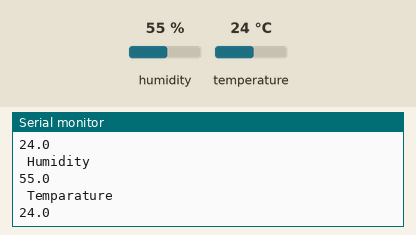
A sketch run on a simulated Arduino Mega 2560, built with avr-gcc and run on an emulated ATmega2560. On the bench: the last lines printed to the serial monitor. The test bench sets the inputs (shaded band); at power-on: humidity 55 %, temperature 24 °C.

Above: at 1.4 s.
1.5 s: humidity set to 22 %
At 2.4 s:
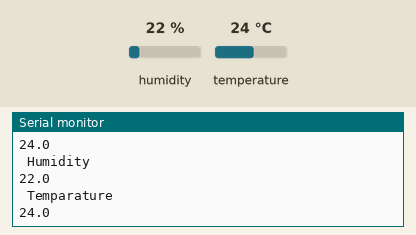
3.0 s: temperature set to 12 °C
At 3.6 s:
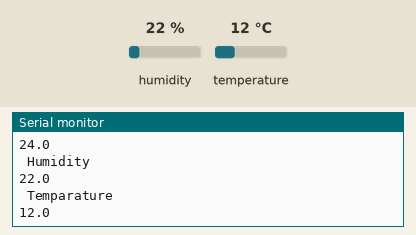
4.5 s: humidity set to 40 %
At 5.5 s:
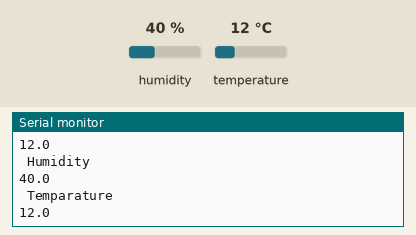
Timing chart, 0 to 7.5 s (numbered marks = the images above; inputs shaded):
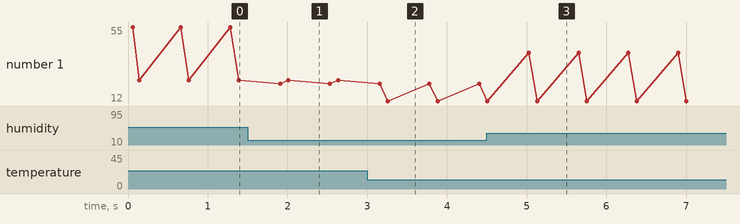

Measured:
- after the input at 1.5 s, the serial monitor: prints a new line after 0.41 s (image 1)
- after the input at 3.0 s, the serial monitor: prints a new line after 0.26 s (image 2)
- after the input at 4.5 s, the serial monitor: prints a new line after 0.53 s (image 3)

The sketch:

temperature_Sensor_DHT11.ino
```cpp
#include <dht.h>
dht DHT;
#define DHT11_PIN 31 //   sensor pin to arduino pin no 32

void setup() {
Serial.begin(9600);

Serial.println("  This is Humidity and temperature Detector"); }

void loop() { // READ DATA

int chk = DHT.read11(DHT11_PIN);

Serial.println(" Humidity " );
Serial.println(DHT.humidity  ,1);
delay(100);
Serial.println(" Temparature ");
Serial.println(DHT.temperature  , 1);
delay(500);
}
```
